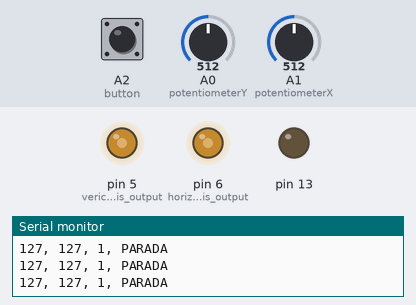
Bench run of a sketch on a simulated Arduino Uno, built with avr-gcc and run on an emulated ATmega328P. On the bench: output pins drawn as LEDs (lit = HIGH), the last lines printed to the serial monitor. The test bench sets the inputs (shaded band); at power-on: A0 (potentiometerY) = 512, A1 (potentiometerX) = 512, A2 (button) HIGH.

Above: at 1.2 s.
1.3 s: A0 (potentiometerY) set to 450
2.8 s: A0 (potentiometerY) set to 424
At 4.0 s:
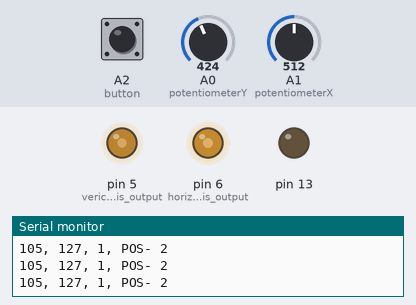
4.3 s: A1 (potentiometerX) set to 716
At 5.6 s:
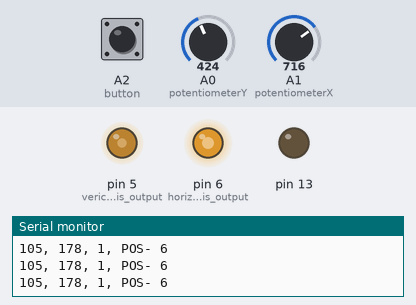
5.9 s: A1 (potentiometerX) set to 900
At 7.2 s:
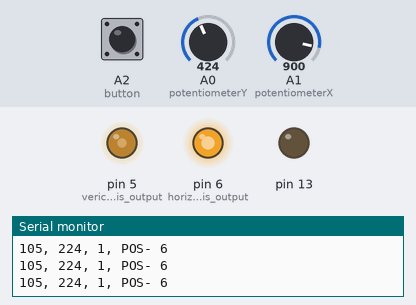
7.5 s: A0 (potentiometerY) set to 392
At 8.3 s:
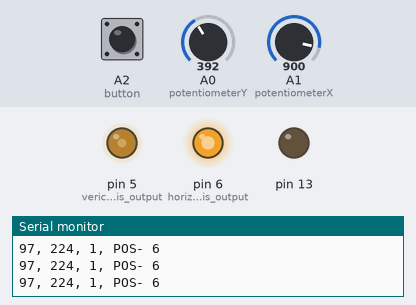
10.5 s: A1 (potentiometerX) set to 122
At 11.9 s:
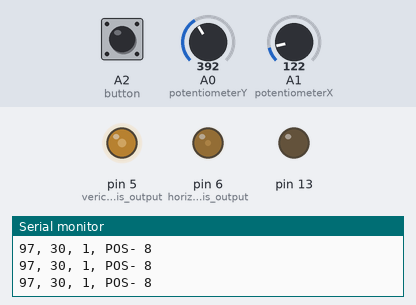
Timing chart, 0 to 13.1 s (numbered marks = the images above; inputs shaded):
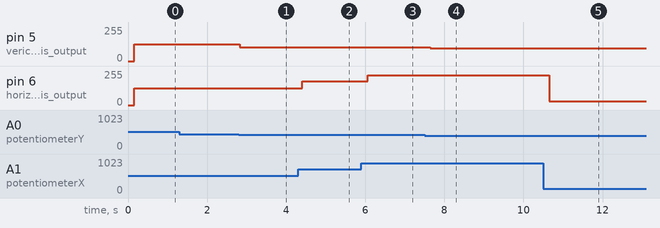

Measured:
- after the input at 2.8 s, pin 5 (verical_axis_output): 127/255 → 105/255 at once
- after the input at 4.3 s, pin 6 (horizontal_axis_output): 127/255 → 178/255 after 0.11 s
- after the input at 5.9 s, pin 6 (horizontal_axis_output): 178/255 → 224/255 after 0.16 s
- after the input at 7.5 s, pin 5 (verical_axis_output): 105/255 → 97/255 after 0.15 s
- after the input at 10.5 s, pin 6 (horizontal_axis_output): 224/255 → 30/255 after 0.15 s

The sketch:

teste_empilhadeira_04.ino
```cpp
/*
  Congraf april 2023
  fork-lift joystck control code.
  made by Cesar Costa
*/
// variables

int verical_axis_output = 5;  // wire #32  980hz pin 5 and 6 - 490hz pin 2, 3, 10 and 11
int horizontal_axis_output = 6; // wire #34
int outputY;
int outputX;
int potentiometerY = A0;
int potentiometerX = A1;
int button = A2;
int valueY = 0;
int valueX = 0;
int valueButton = 0;
int valueY_before = 0;
int valueX_before = 0;
int valueButton_before = 0;
unsigned long previousMillis1 = 0;
unsigned long previousMillis2 = 0;
unsigned long previousMillisTime = 0;
// constants
const long interval = 100;      // time to print value
const long time_to_read = 150;  // Time to updated if value change
const int sensitivity = 1;      // lower value is 1
const long value_of_half = (1023 / 2) / sensitivity;
const int tolerance_of_half = 70;  // fine tuning the tolerance in the middle
const int output_middle=127; //middle of PWM


// ------------***********-------------//

void setup() {
  pinMode(potentiometerY, INPUT_PULLUP);
  pinMode(potentiometerX, INPUT_PULLUP);
  pinMode(button, INPUT_PULLUP);
  pinMode(13, OUTPUT);
  digitalWrite(13, LOW);
  // initialize serial:
  Serial.begin(9600);
}  // end setup

// ------------***********-------------//
void loop() {

  valueButton = digitalRead(button);
  valueButton_before = valueButton;

  valueY = 0;
  valueX = 0;

  // noise reduction
  for (int i = 0; i < 10; i++) {
    valueY += analogRead(potentiometerY);
    valueX += analogRead(potentiometerX);
    delay(1);
  }

  // average of read values
  valueY = valueY / 10;
  valueX = valueX / 10;

  valueY = valueY / sensitivity;
  valueX = valueX / sensitivity;

  // stabilize time between readings
  if (valueY != valueY_before) {
    if (millis() - previousMillis1 >= time_to_read) {
      previousMillis1 = millis();
      valueY_before = valueY;
    }
  } else previousMillis1 = millis();

  if (valueX != valueX_before) {
    if (millis() - previousMillis2 >= time_to_read) {
      previousMillis2 = millis();
      valueX_before = valueX;
    }
  } else previousMillis2 = millis();

  // checks if the joystick is in the middle on the axis Y
  if (valueY_before >= value_of_half - tolerance_of_half && valueY_before <= value_of_half + tolerance_of_half) {
    valueY_before = value_of_half;  // adjusts the value to the center
  }
  // map the value to PWM range axis Y
  outputY= map(valueY_before, 0, 1023 / sensitivity, 0, 255);
  // checks if the joystick is in the middle on the axis X
  if (valueX_before >= value_of_half - tolerance_of_half && valueX_before <= value_of_half + tolerance_of_half) {
    valueX_before = value_of_half;  // adjusts the value to the center
  }
  //map the value to PWM range axis X
  outputX = map(valueX_before, 0, 1023 / sensitivity, 0, 255);

//write PWM
 analogWrite(verical_axis_output,outputY);
 analogWrite(horizontal_axis_output,outputX);

    //print values
    if (millis() - previousMillisTime >= interval) {
    previousMillisTime = millis();
    Serial.print(outputY, DEC);
    Serial.print(", ");
    Serial.print(outputX, DEC);
    Serial.print(", ");
    Serial.print(valueButton_before, DEC);

    if (outputY == output_middle) {
      Serial.print(", ");
      Serial.print("PARADA");
    } else if (outputY > output_middle && outputX == output_middle) {
      Serial.print(", ");
      Serial.print("POS- 1");
    } else if (outputY < output_middle && outputX == output_middle) {
      Serial.print(", ");
      Serial.print("POS- 2");
    } else if (outputY > output_middle && outputX > output_middle) {
      Serial.print(", ");
      Serial.print("POS- 5");
    } else if (outputY < output_middle && outputX > output_middle) {
      Serial.print(", ");
      Serial.print("POS- 6");
    } else if (outputY > output_middle && outputX < output_middle) {
      Serial.print(", ");
      Serial.print("POS- 7");
    } else if (outputY < output_middle && outputX < output_middle) {
      Serial.print(", ");
      Serial.print("POS- 8");
    }
    if (valueButton_before == 0) Serial.print("  .  button press  . ");

    Serial.println(" ");

  }  // end if previusMillisTempo
}  // end loop
```
